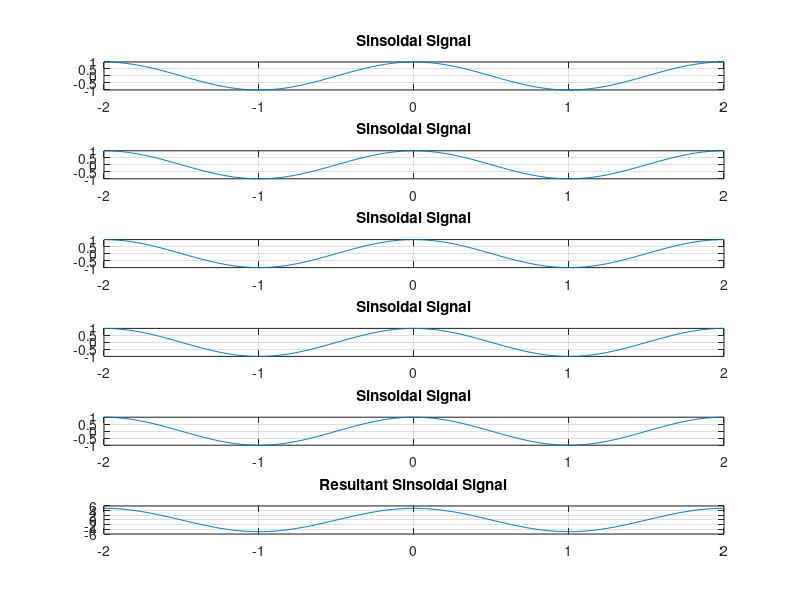

Source code (MATLAB):
num=input('Enter the Number of Sinusoids: ' );
x1=0;
for n=1:num
    f=0.5;
    Phase=0;
    A=1;
    t=-2:0.01:2;
    x=A*cos(2*pi*f*t + Phase);
    subplot(num+1,1,n);
    plot(t,x);
    title('Sinsoidal Signal');
    
    x1=x1+x;
    grid;
end;
subplot(num+1,1,n+1);
plot(t,x1);
 title('Resultant Sinsoidal Signal');
grid;